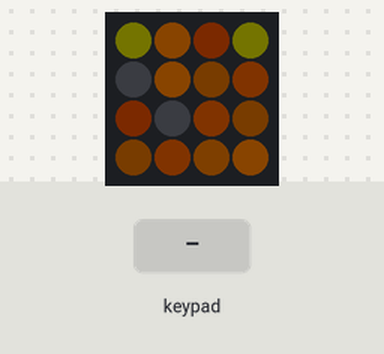
Recording of a program running on a simulated Raspberry Pi Pico running MicroPython. Parts: 4×4 RGB LED matrix. Inputs (shaded band) come from the test bench. Dim RGB values are drawn brighter than linear; random numbers come from a fixed seed.

Above: at 1.2 s.
1.3 s: key '0' pressed
At 2.2 s:
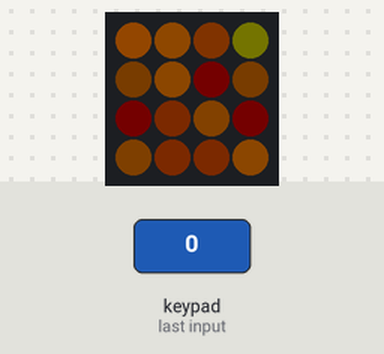
3.0 s: keypad keys 1 2 pressed 0.4 s apart
At 3.21 s:
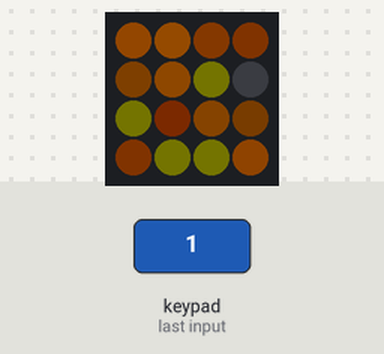
5.3 s: key '1' pressed
At 5.59 s:
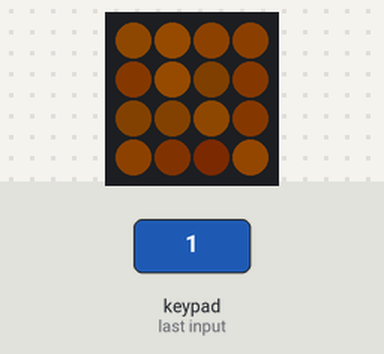

The program:

pico-rgb-fireflies.py
```python
import time
import random
import picokeypad

keypad = picokeypad.PicoKeypad()
keypad.set_brightness(0.25)

NUM_KEYS = keypad.get_num_pads()
levels = [random.randint(0, 40) for _ in range(NUM_KEYS)]
dirs = [random.choice([-1, 1]) for _ in range(NUM_KEYS)]
last_states = 0

while True:
    states = keypad.get_button_states()

    for i in range(NUM_KEYS):
        if random.random() < 0.2:
            levels[i] += dirs[i] * random.randint(1, 4)

        if levels[i] < 0:
            levels[i] = 0
            dirs[i] = 1
        if levels[i] > 80:
            levels[i] = 80
            dirs[i] = -1

        pressed = (states >> i) & 1
        if pressed:
            levels[i] = 255

        keypad.illuminate(i, levels[i], levels[i] // 2, 0)

    keypad.update()
    last_states = states
    time.sleep(0.05)
```
